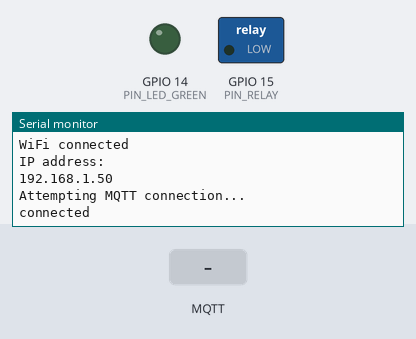
This sketch was run on a simulated ESP32. Shown: switched loads named in the sketch (green lamp = pin HIGH), output pins drawn as LEDs (lit = HIGH), the last lines printed to the serial monitor. The inputs (shaded band) are chosen by the test bench. WiFi joins after 1.5 s; servers stay silent unless stated; no MQTT or app messages arrive unless stated.

Above: at 2.7 s.
2.8 s: MQTT message "start" arrives on the first subscribed topic
At 3.9 s:
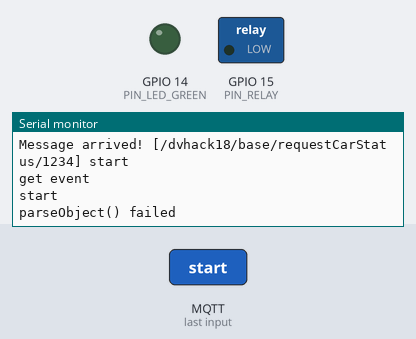
4.3 s: MQTT message "stop" arrives on the first subscribed topic
At 5.0 s:
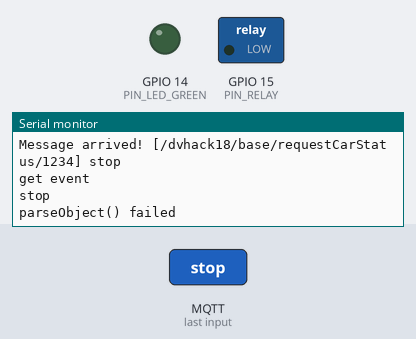
5.8 s: MQTT message "1" arrives on the first subscribed topic
At 6.2 s:
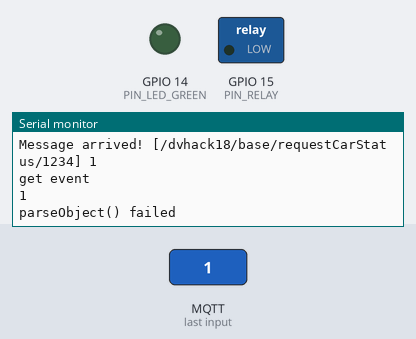

Measured:
- after the input at 2.8 s, the serial monitor: prints a new line at once (image 1)
- after the input at 4.3 s, the serial monitor: prints a new line at once (image 2)
- after the input at 5.8 s, the serial monitor: prints a new line at once (image 3)

The sketch:

MobilityHackathon.ino
```cpp
#include "MobilityController.h"

void setup() {
    controller_setup();
}

void loop() {
    controller_loop();
}
```

MobilityController.cpp
```cpp
//
// Created by Okada, Takahiro on 2018/04/14.
//

#include "MobilityController.h"
#include "MobilityMqtt.h"
#include "MobilityWifi.h"
#include "MobilityGpio.h"
#include <ArduinoJson.h>

/**************
 * Constants, Macro
 **************/

eSTATUS mStatus = DISCONNECTED;
eSTATUS mPreviousStatus = DISCONNECTED;

/**************
 * Local variables
 **************/

long mLastMsg = 0;

void (*mqtt_subscribe_callback)(String result);

/**************
 * Private functions
 **************/

void subscribe_callback(const String result) {
    Serial.println("get event");
    Serial.println(result);

    StaticJsonBuffer<200> jsonBuffer;
    JsonObject& root = jsonBuffer.parseObject(result);
    if (!root.success()) {
        Serial.println("parseObject() failed");
        return;
    }
    const char* req = root["request"];
    if (strcmp(req, "start") == 0) {
        gpio_relay_on(true);
    } else if (strcmp(req, "stop") == 0) {
        gpio_relay_on(false);
    }

    jsonBuffer.clear();
}

void handle_ping() {
    long now = millis();
    if (now - mLastMsg > 60000) {
        mLastMsg = now;
        mqtt_ping(mStatus);
    }
}

void update_state() {
    // check status has been changed
    if (mStatus != mPreviousStatus) { return; }

    // exec something based on new status
    switch (mStatus) {
        case DISCONNECTED:
            gpio_led_on(false);
            break;
        case LOW_POWER:
            break;
        case STANDBY:
            gpio_led_on(true); // after setting finished, LED lights ON.
            break;
        case RESERVED:
            break;
        case IN_USE:
            break;
        default:
            break;
    }
    mPreviousStatus = mStatus;
}

/**************
 * Public functions
 **************/

void controller_setup() {
    Serial.begin(115200);
    gpio_setup();
    delay(10);
    wifi_setup();
    mqtt_setup();
    mqtt_subscribe_callback = &subscribe_callback;
}

void controller_loop() {
    bool connected = mqtt_check_and_reconnect();
    if (connected) {
        mStatus = STANDBY; // TODO handle reserved etc
    } else{
        mStatus = DISCONNECTED;
    }
    mqtt_loop();
    handle_ping();
    update_state();
}
```

MobilityController.h
```cpp
//
// Created by Okada, Takahiro on 2018/04/14.
//

#ifndef MOBILITYHACKATHON_MOBILITYCONTROLLER_H
#define MOBILITYHACKATHON_MOBILITYCONTROLLER_H

void controller_setup();
void controller_loop();

#endif //MOBILITYHACKATHON_MOBILITYCONTROLLER_H
```

MobilityGpio.cpp
```cpp
//
// Created by Okada, Takahiro on 2018/04/14.
//

#include "MobilityGpio.h"
#include "WiFi.h"

const int PIN_LED_GREEN = 14;
const int PIN_RELAY     = 15;

void gpio_setup() {
    pinMode(PIN_LED_GREEN, OUTPUT);
    pinMode(PIN_RELAY, OUTPUT);
    digitalWrite(PIN_LED_GREEN, LOW); // LED off
    digitalWrite(PIN_RELAY, LOW);  // Relay off
}

void gpio_led_on(bool on) {
    digitalWrite(PIN_LED_GREEN, on);  // LED on
}

void gpio_relay_on(bool on) {
    Serial.print("supply: ");
    Serial.println(on);
    digitalWrite(PIN_RELAY, on);
    digitalWrite(PIN_LED_GREEN, on);
}
```

MobilityGpio.h
```cpp
//
// Created by Okada, Takahiro on 2018/04/14.
//

#ifndef MOBILITYHACKATHON_MOBILITYGPIO_H
#define MOBILITYHACKATHON_MOBILITYGPIO_H

void gpio_setup();
void gpio_led_on(bool on);
void gpio_relay_on(bool on);


#endif //MOBILITYHACKATHON_MOBILITYGPIO_H
```

MobilityMqtt.cpp
```cpp
#include "MobilityMqtt.h"

/**************
 * Constants, Macro
 **************/

const char* PUBLISH_TOPIC = "/dvhack18/base/notifyCarStatus";
const char* SUBSCRIBE_TOPIC = "/dvhack18/base/requestCarStatus/1234";
const char* UUID = "3336D1CD-954F-46B7-920C-24D6F937D4ED";
const char* MQTT_SERVER = "test.mosquitto.org";
#define MQTT_SERVER_PORT 1883

/**************
 * Local variables
 **************/

WiFiClient mWifiClient;
PubSubClient mMqttClient;
int mqtt_trial = 0;

/**************
 * Private functions
 **************/

bool reconnect() {
    // Loop until we're reconnected
    while (!mMqttClient.connected()) {
        Serial.println("Attempting MQTT connection...");
        // Attempt to connect
        if (mMqttClient.connect(UUID)) {
            Serial.println("connected");
            char msg[50];
            memset(msg, 0, sizeof(msg));
            mMqttClient.subscribe(SUBSCRIBE_TOPIC);
        } else {
            Serial.print("failed, rc=");
            Serial.print(mMqttClient.state());
            Serial.println(" try again in 5 seconds");
            // Wait 5 seconds before retrying
            delay(5000);
            mqtt_trial++;
            if (mqtt_trial >= 40) {
                ESP.restart();
            }
        }
    }
}

void handle_subscription(char *topic, byte *payload, unsigned int length) {
    Serial.print("Message arrived! [");
    Serial.print(topic);
    Serial.print("] ");
    for (int i = 0; i < length; i++) {
        Serial.print((char)payload[i]);
    }
    Serial.println();

    mqtt_subscribe_callback(String((char*)payload));
}


/**************
 * Public functions
 **************/

void mqtt_setup() {
    mMqttClient.setClient(mWifiClient);
    mMqttClient.setServer(MQTT_SERVER, MQTT_SERVER_PORT);
    mMqttClient.setCallback(handle_subscription);
}

void mqtt_loop() {
    mMqttClient.loop();
}

bool mqtt_check_and_reconnect() {
    if (!mMqttClient.connected()) {
        reconnect();
    }
    return mMqttClient.connected();
}

void mqtt_ping(eSTATUS status) {
    char msg[256];
    memset(msg, 0, sizeof(msg));
    if (status == IN_USE) {
        sprintf(msg, "{\n"
                "\t\"status\": \"inUse\", \n"
                "\t\"deviceId\": \"1234\",\n"
                "\t\"remainingPower\": \"10000\"\n"
                "}");
    } else {
        sprintf(msg, "{\n"
                "\t\"status\": \"standby\", \n"
                "\t\"deviceId\": \"1234\",\n"
                "\t\"remainingPower\": \"10000\"\n"
                "}");
    }
    Serial.print("Publish message: ");
    Serial.println(msg);
    mMqttClient.publish(PUBLISH_TOPIC, msg);
}
```

MobilityMqtt.h
```cpp
#ifndef __MOBILITY_MQTT_H__
#define __MOBILITY_MQTT_H__

#include "WiFi.h"
#include <PubSubClient.h>
#include "MobilityStatus.h"

void mqtt_setup();
void mqtt_loop();
bool mqtt_check_and_reconnect();
void mqtt_ping(eSTATUS status);

extern void (*mqtt_subscribe_callback)(String result);

#endif // __MOBILITY_MQTT_H__
```

MobilityStatus.h
```cpp
//
// Created by Okada, Takahiro on 2018/04/14.
//

#ifndef MOBILITYHACKATHON_MOBILITYSTATUS_H
#define MOBILITYHACKATHON_MOBILITYSTATUS_H

typedef enum CAR_STATUS {
    DISCONNECTED,
    LOW_POWER,
    STANDBY,
    RESERVED,
    IN_USE
} eSTATUS;


#endif //MOBILITYHACKATHON_MOBILITYSTATUS_H
```

MobilityWifi.cpp
```cpp
//
// Created by Okada, Takahiro on 2018/04/14.
//

#include "MobilityWifi.h"
#include "WiFi.h"

//const char* ssid = "GlocalMe_86859";
//const char* password = "42000856";
const char* ssid = "PublicWork";
const char* password = "publicnet63!";

int wifi_trial = 0;

void wifi_setup() {
    Serial.println();
    Serial.print("Connecting to ");
    Serial.println(ssid);

    WiFi.begin(ssid, password);

    while (WiFi.status() != WL_CONNECTED) {
        delay(500);
        Serial.print(".");
        wifi_trial++;
        if (wifi_trial >= 40) {
            ESP.restart();
        }
    }

    Serial.println("");
    Serial.println("WiFi connected");
    Serial.println("IP address: ");
    Serial.println(WiFi.localIP());
}
```

MobilityWifi.h
```cpp
//
// Created by Okada, Takahiro on 2018/04/14.
//

#ifndef MOBILITYHACKATHON_MOBILITYWIFI_H
#define MOBILITYHACKATHON_MOBILITYWIFI_H

void wifi_setup();

#endif //MOBILITYHACKATHON_MOBILITYWIFI_H
```
